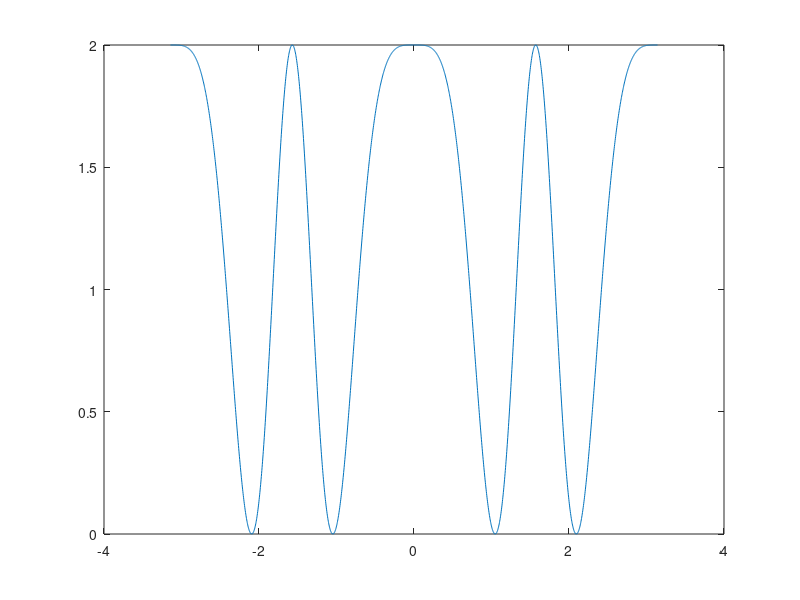

The MATLAB script that drew this image: (Note: this script raises an error after producing the figure.)
clc
clear
close all

theta=pi.*(-1:0.001:1);

a=exp(1j*2*pi*cos(0));
d=0.5;
b=exp(1j*2*pi*cos(theta));
plot(theta,a+b)
figure
polarplot(theta,a+b)